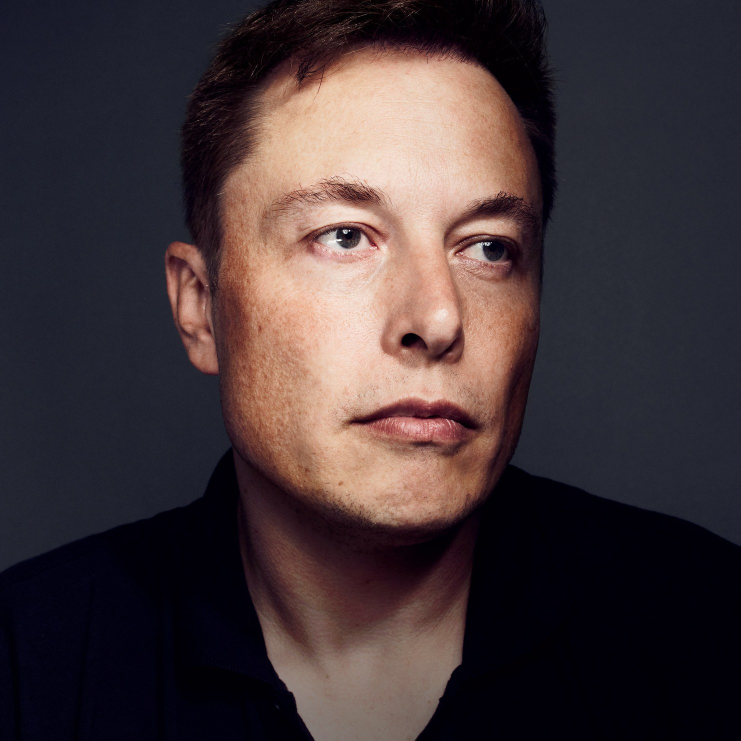
#> input picture Elon_Musk.jpg, 1481 x 1481 px (shown at 1/2 size)
$ jupyter execute Image_OpenCV.ipynb
#> lines starting #> are read from the running program, lines starting #| are printed output that depends on the picture; after the words box and inside, x2 and y2 are one past the last pixel; in counts of white or black regions, pixels touching at a corner belong together
# Question 1

[cell 1]
import cv2
import numpy as np

image = cv2.imread('Elon_Musk.jpg')
#> image is the input picture: shape (1481, 1481, 3); mean B, G, R 56.1, 53.4, 66.2

cv2.imshow('Original Image', image)
cv2.waitKey(0)

# Making a sqare
cv2.rectangle(image, (300, 50), (650, 500), 100, -1)
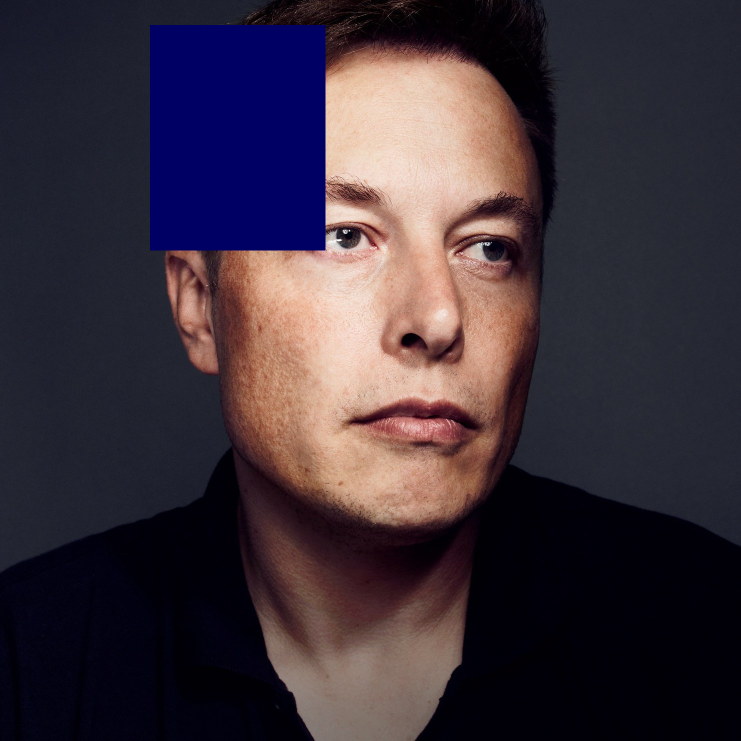
#> image: shape (1481, 1481, 3) (shown at 1/2 size); 7.22% of pixels changed, all inside (x1, y1, x2, y2) = (300, 50, 651, 501)
cv2.imshow("Square", image)
cv2.waitKey(0)

cv2.destroyAllWindows()

# Question 2

[cell 2]
import cv2
import numpy as np

image = cv2.imread('Elon_Musk.jpg')

cv2.imshow('Original Image', image)
cv2.waitKey(0)

# Creating our 3 x 3 kernel
kernel_3x3 = np.ones((3, 3), np.float32) / 9

# We use the cv2.fitler2D to conovlve the kernal with an image
blurred = cv2.filter2D(image, -1, kernel_3x3)
cv2.imshow('3x3 Kernel Blurring', blurred)
cv2.waitKey(0)

# Creating our 7 x 7 kernel
kernel_7x7 = np.ones((7, 7), np.float32) / 49

blurred2 = cv2.filter2D(image, -1, kernel_7x7)
cv2.imshow('7x7 Kernel Blurring', blurred2)
cv2.waitKey(0)
